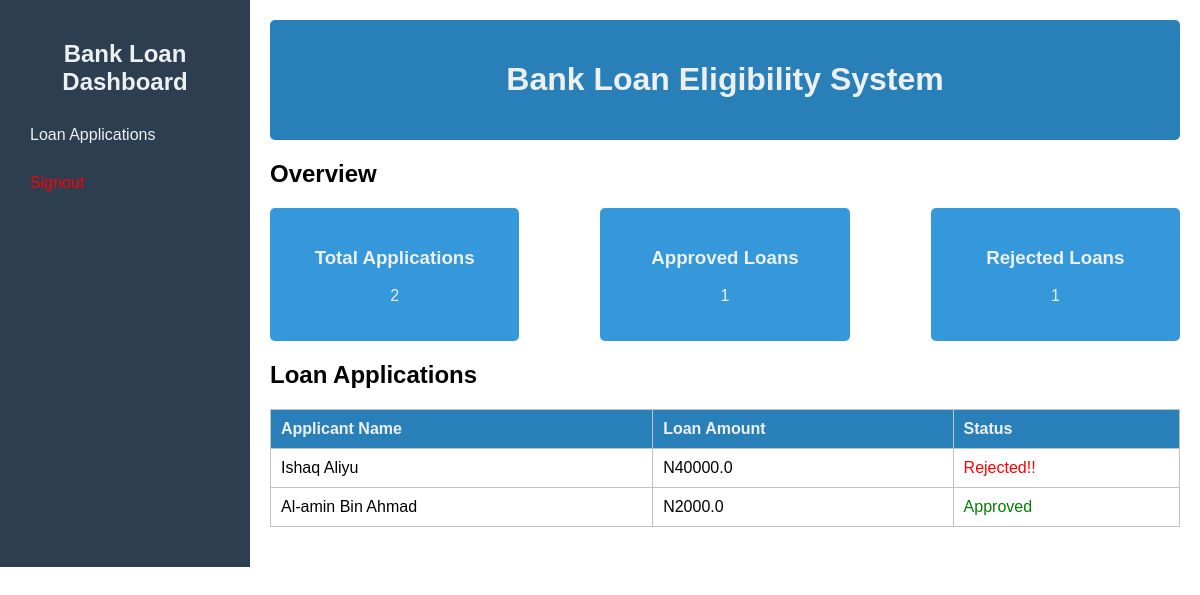
Before: /dashboard/ (signed in) with the older database file.
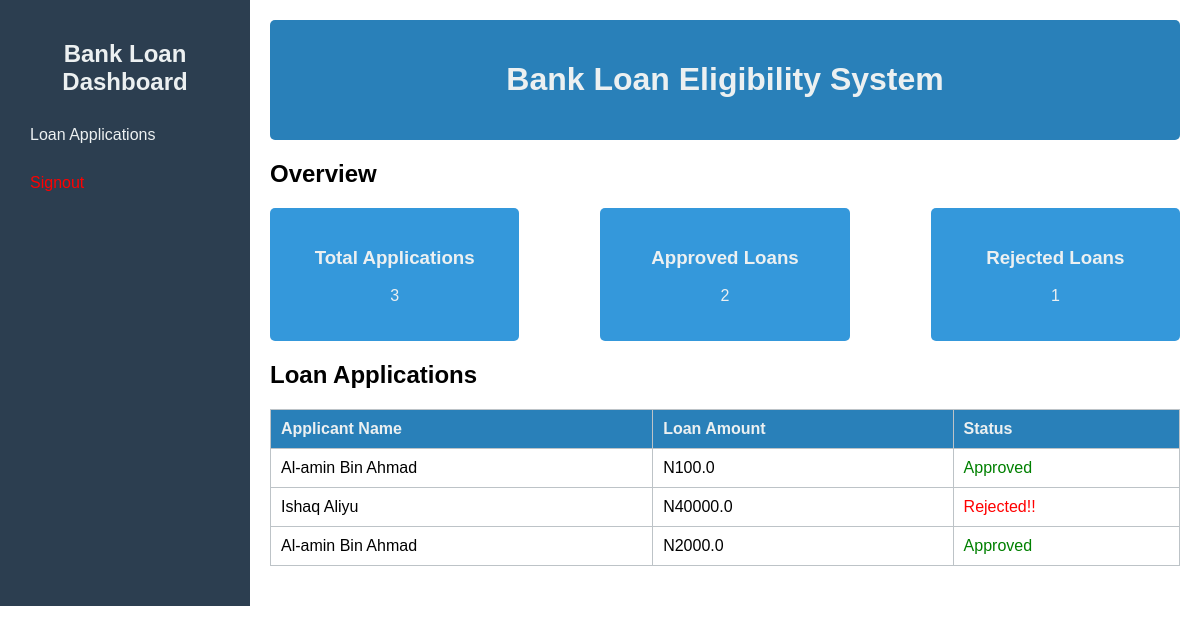
After: the same page with the newer database file.
### bankloanApp/models.py (models this page shows, shortened)
class Loan(models.Model):
    name = models.CharField(max_length=225)
    loan_amount = models.CharField(max_length=225)
    loan_status = models.CharField(max_length=225)
    user = models.ForeignKey(user, on_delete=models.CASCADE)

### bankloanApp/views.py (the view)
# urls.py: path('dashboard/', views.dashboard, name="dashboard"),
@login_required(login_url='/signin')
def dashboard(request):
    applications = Loan.objects.all().order_by('-id')
    approved = Loan.objects.filter(loan_status='Approved').count()
    rejected = Loan.objects.filter(loan_status='Rejected!!').count()
    apps = applications.count()
    current_user = request.user
    user_applications = Loan.objects.filter(user=current_user)
    context = {
        "apps": applications,
        "all": apps,
        "approved": approved,
        "rejected": rejected,
        "current_user": current_user,
        "user_applications": user_applications,
    }
    return render(request, "dashboard.html", context)

### templates/dashboard.html (shortened to what this page needs)
{% load static %}
<!DOCTYPE html>
<html lang="en">
<head>
    <link rel="stylesheet" href="{% static '/css/styles.css' %}">
</head>
<body>
    <div class="sidebar">
        <h2>Bank Loan Dashboard</h2>
        <ul>
            <li><a href="/">Loan Applications</a></li>
            <li><a href="/signout" style="color: red;">Signout</a></li>
        </ul>
    </div>
    <div class="main-content">
        <header>
            <h1>Bank Loan Eligibility System</h1>
        </header>
        {% if current_user.is_superuser %}
        <section id="overview">
            <h2>Overview</h2>
            <div class="stats">
                <div class="stat-box">
                    <h3>Total Applications</h3>
                    <p>{{all}}</p>
                </div>
                <div class="stat-box">
                    <h3>Approved Loans</h3>
                    <p>{{approved}}</p>
                </div>
                <div class="stat-box">
                    <h3>Rejected Loans</h3>
                    <p>{{rejected}}</p>
                </div>
            </div>
        </section>
        {% endif %}
        <section id="applications">
            <h2>Loan Applications</h2>
            <table>
                <thead>
                    <tr>
                        <th>Applicant Name</th>
                        <th>Loan Amount</th>
                        <th>Status</th>
                    </tr>
                </thead>
                {% if current_user.is_superuser %}
                <tbody>
                    {% for app in apps %}
                    <tr>
                        <td>{{app.name}}</td>
                        <td>N{{app.loan_amount}}</td>
                        {% if app.loan_status == 'Approved' %}
                        <td style="color: green;">{{app.loan_status}}</td>
                        {% else %}
                        <td style="color: red;">{{app.loan_status}}</td>
                        {% endif %}
                    </tr>
                    {% endfor %}
                </tbody>
                {% endif %}
            </table>
        </section>
    </div>
</body>
</html>

Changed rows visible on the page:
added Loan: name "Al-amin Bin Ahmad", loan_amount "100.0", loan_status "Approved"
Other visible differences:
{{ all }}: "2" → "3"
{{ approved }}: "1" → "2"
